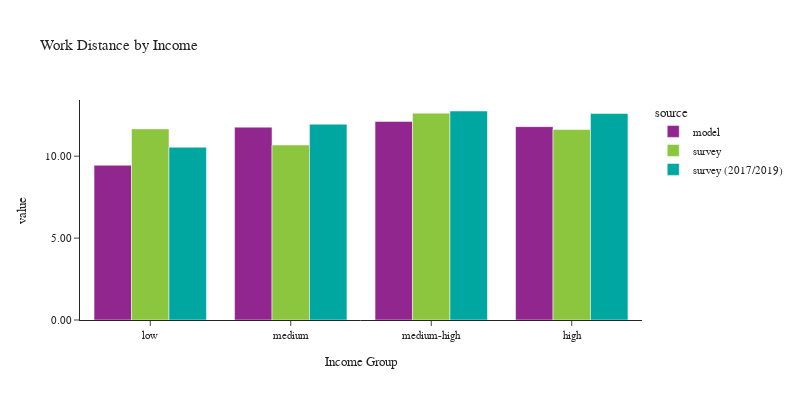

Notebook code for this chart:
### Code cell
plot_work_location(df_workers, 'hhincome_group', 'Income', 'Income Group')

### Figure 1 — Plotly figure (JSON) as saved in the notebook; plotly's stock layout.template omitted (floating-point values rounded to 4 significant figures)
{"data": [{"alignmentgroup": "True", "customdata": [[242060], [470661], [661656], [835533]], "hovertemplate": "source=model<br>hhincome_group=%{x}<br>value=%{y}<br>sample count=%{customdata[0]}<extra></extra>", "legendgroup": "model", "marker": {"color": "#91268F", "pattern": {"shape": ""}}, "name": "model", "offsetgroup": "model", "orientation": "v", "showlegend": true, "textposition": "auto", "type": "bar", "x": ["low", "medium", "medium-high", "high"], "xaxis": "x", "y": [9.448, 11.77, 12.12, 11.8], "yaxis": "y"}, {"alignmentgroup": "True", "customdata": [[614], [586], [895], [597]], "hovertemplate": "source=survey<br>hhincome_group=%{x}<br>value=%{y}<br>sample count=%{customdata[0]}<extra></extra>", "legendgroup": "survey", "marker": {"color": "#8CC63E", "pattern": {"shape": ""}}, "name": "survey", "offsetgroup": "survey", "orientation": "v", "showlegend": true, "textposition": "auto", "type": "bar", "x": ["low", "medium", "medium-high", "high"], "xaxis": "x", "y": [11.67, 10.69, 12.63, 11.63], "yaxis": "y"}, {"alignmentgroup": "True", "customdata": [[1342], [1539], [1920], [794]], "hovertemplate": "source=survey (2017/2019)<br>hhincome_group=%{x}<br>value=%{y}<br>sample count=%{customdata[0]}<extra></extra>", "legendgroup": "survey (2017/2019)", "marker": {"color": "#00A7A0", "pattern": {"shape": ""}}, "name": "survey (2017/2019)", "offsetgroup": "survey (2017/2019)", "orientation": "v", "showlegend": true, "textposition": "auto", "type": "bar", "x": ["low", "medium", "medium-high", "high"], "xaxis": "x", "y": [10.55, 11.95, 12.76, 12.6], "yaxis": "y"}], "layout": {"barmode": "group", "font": {"size": 11}, "height": 400, "legend": {"title": {"text": "source"}, "tracegroupgap": 0}, "title": {"text": "Work Distance by Income"}, "width": 800, "xaxis": {"anchor": "y", "domain": [0, 1], "title": {"text": "Income Group"}}, "yaxis": {"anchor": "x", "domain": [0, 1], "tickformat": ".2f", "title": {"text": "value"}}}}
